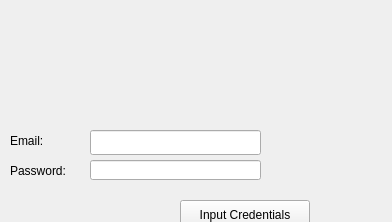
<?xml version="1.0" encoding="UTF-8"?>
<ui version="4.0">
 <class>Form</class>
 <widget class="QWidget" name="Form">
  <property name="geometry">
   <rect>
    <x>0</x>
    <y>0</y>
    <width>392</width>
    <height>222</height>
   </rect>
  </property>
  <property name="windowTitle">
   <string>GamerMine Bot</string>
  </property>
  <widget class="QLabel" name="label">
   <property name="geometry">
    <rect>
     <x>80</x>
     <y>-30</y>
     <width>221</width>
     <height>131</height>
    </rect>
   </property>
   <property name="styleSheet">
    <string notr="true">background-image:url(logo.png);
image: url(logo.png);</string>
   </property>
   <property name="text">
    <string/>
   </property>
  </widget>
  <widget class="QLabel" name="label_2">
   <property name="geometry">
    <rect>
     <x>10</x>
     <y>130</y>
     <width>101</width>
     <height>22</height>
    </rect>
   </property>
   <property name="text">
    <string>Email:</string>
   </property>
  </widget>
  <widget class="QLabel" name="label_3">
   <property name="geometry">
    <rect>
     <x>10</x>
     <y>160</y>
     <width>100</width>
     <height>21</height>
    </rect>
   </property>
   <property name="text">
    <string>Password:</string>
   </property>
  </widget>
  <widget class="QLineEdit" name="email">
   <property name="geometry">
    <rect>
     <x>90</x>
     <y>130</y>
     <width>171</width>
     <height>25</height>
    </rect>
   </property>
  </widget>
  <widget class="QLineEdit" name="password">
   <property name="geometry">
    <rect>
     <x>90</x>
     <y>160</y>
     <width>171</width>
     <height>20</height>
    </rect>
   </property>
  </widget>
  <widget class="QPushButton" name="inputButton">
   <property name="geometry">
    <rect>
     <x>180</x>
     <y>200</y>
     <width>130</width>
     <height>30</height>
    </rect>
   </property>
   <property name="text">
    <string>Input Credentials</string>
   </property>
  </widget>
 </widget>
 <connections/>
</ui>
